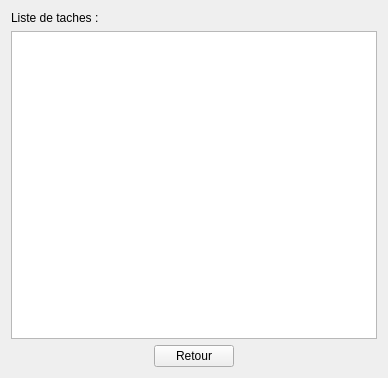
<?xml version="1.0" encoding="UTF-8"?>
<ui version="4.0">
 <class>AfficheTaches</class>
 <widget class="QWidget" name="AfficheTaches">
  <property name="geometry">
   <rect>
    <x>0</x>
    <y>0</y>
    <width>388</width>
    <height>378</height>
   </rect>
  </property>
  <property name="windowTitle">
   <string>Form</string>
  </property>
  <layout class="QGridLayout" name="gridLayout">
   <item row="2" column="0">
    <layout class="QHBoxLayout" name="horizontalLayout">
     <item alignment="Qt::AlignHCenter">
      <widget class="QPushButton" name="RetourButton">
       <property name="text">
        <string>Retour</string>
       </property>
      </widget>
     </item>
    </layout>
   </item>
   <item row="0" column="0">
    <layout class="QVBoxLayout" name="verticalLayout">
     <item>
      <widget class="QLabel" name="label">
       <property name="text">
        <string>Liste de taches :</string>
       </property>
      </widget>
     </item>
     <item>
      <widget class="QListView" name="ListTaches"/>
     </item>
    </layout>
   </item>
  </layout>
 </widget>
 <resources/>
 <connections/>
</ui>
